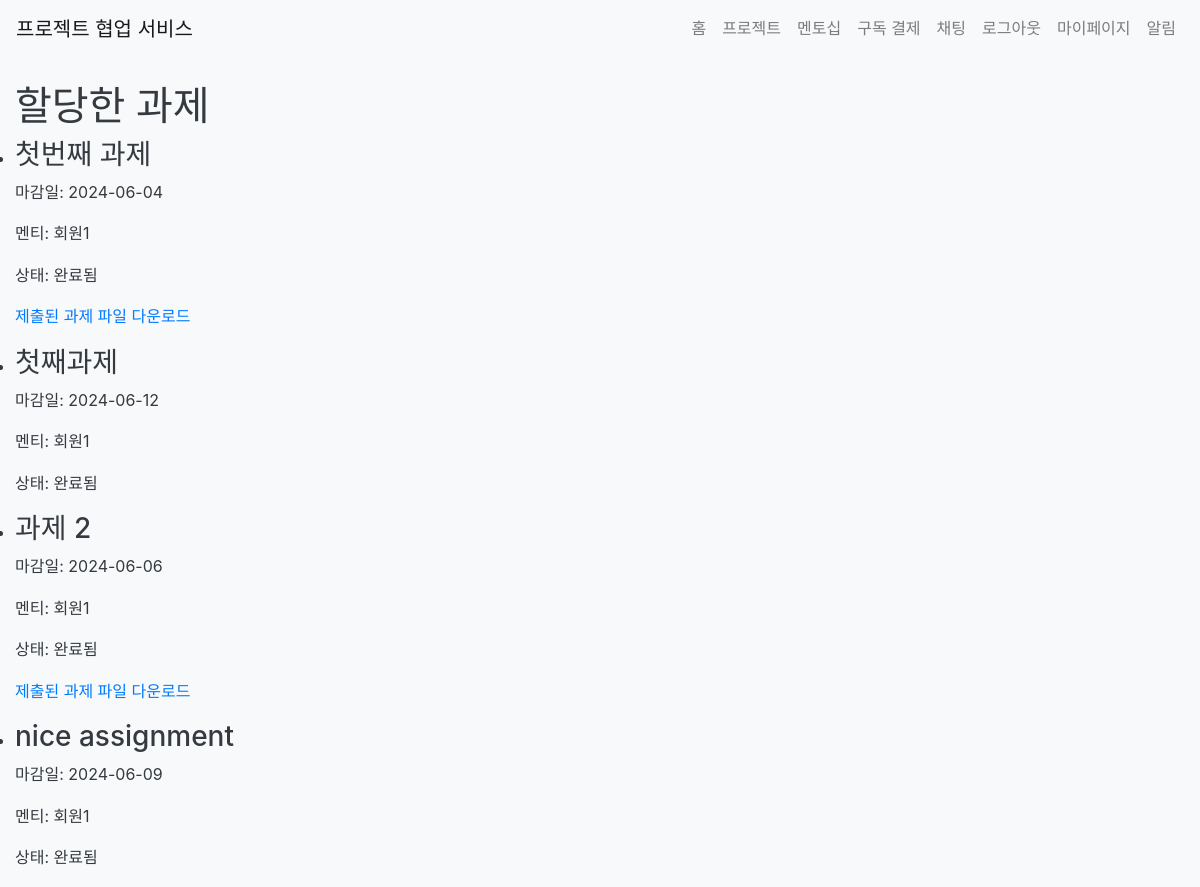
Page /mentorship/assigned_tasks (signed in) on the committed database.
### app/models.py (models this page shows)
class Assignment(db.Model):
    id = db.Column(db.Integer, primary_key=True)
    mentor_id = db.Column(db.Integer, db.ForeignKey('user.id'), nullable=False)
    mentee_id = db.Column(db.Integer, db.ForeignKey('user.id'), nullable=False)
    title = db.Column(db.String(100), nullable=False)
    description = db.Column(db.Text, nullable=False)
    deadline = db.Column(db.DateTime, nullable=False)
    completed = db.Column(db.Boolean, default=False)
    mentor = db.relationship('User', foreign_keys=[mentor_id], backref=db.backref('given_assignments', lazy=True))
    mentee = db.relationship('User', foreign_keys=[mentee_id], backref=db.backref('received_assignments', lazy=True))
    file = db.Column(db.String(255), nullable = True)
    def is_past_due(self):
        return datetime.now(timezone.utc) > self.deadline.replace(tzinfo = timezone.utc)
    def is_completed(self):
        return self.completed or self.is_past_due()

class User(UserMixin, db.Model):
    id = db.Column(db.Integer, primary_key=True)
    name = db.Column(db.String(100), nullable=False)
    email = db.Column(db.String(120), unique=True, nullable=False)
    password = db.Column(db.String(255), nullable=False)
    bio = db.Column(db.Text)
    chat_rooms = db.relationship('ChatRoom', secondary='chat_room_participant', back_populates='participants')
    chat_room_participants = db.relationship('ChatRoomParticipant', back_populates='user')
    notifications = db.relationship('Notification', back_populates='user', lazy=True)
    projects = db.relationship('Project', secondary='project_participant', back_populates='participants')
    subscription = db.relationship('Subscription', back_populates='subscriber', uselist=False)
    created_projects = db.relationship('Project', back_populates='client', lazy=True, foreign_keys='Project.client_id')
    mentees = db.relationship('User',
                              secondary=mentorship_mentor,
                              primaryjoin=(mentorship_mentor.c.mentor_id == id),
                              secondaryjoin=(mentorship_mentor.c.mentee_id == id),
                              backref=db.backref('mentors', lazy='dynamic'),
                              lazy='dynamic')
    pending_mentees = db.relationship('User',
                                    secondary=mentorship_mentee,
                                    primaryjoin=(mentorship_mentee.c.mentor_id == id),
                                    secondaryjoin=(mentorship_mentee.c.mentee_id == id),
                                    backref=db.backref('pending_mentors', lazy='dynamic'),
                                    lazy='dynamic')
    project_participants = db.relationship('ProjectParticipant', back_populates='user', lazy=True)
    is_admin = db.Column(db.Boolean, default=False)

### app/views/mentorship.py (the view)
@bp.route('/assigned_tasks')
@login_required
def assigned_tasks():
    tasks = current_user.given_assignments
    return render_template('mentorship/assigned_tasks.html', tasks=tasks)

### app/__init__.py (called while the page is built)
@login_manager.user_loader
def load_user(user_id):
    if user_id is not None:
        return User.query.get(int(user_id))
    return None

### app/templates/mentorship/assigned_tasks.html
{% extends "base.html" %}
{% block extra_css %}
    <link rel="stylesheet" href="{{ url_for('static', filename='css/components/cards.css') }}">
    <link rel="stylesheet" href="{{ url_for('static', filename='css/pages/mentorship.css') }}">
{% endblock %}
{% block content %}
<h1>할당한 과제</h1>
<ul>
  {% for task in tasks %}
  <li>
    <h3>{{ task.title }}</h3>
    <p>마감일: {{ task.deadline.strftime('%Y-%m-%d') }}</p>
    <p>멘티: {{ task.mentee.name }}</p>
    <p>상태: {% if task.is_completed() %}완료됨{% else %}진행 중{% endif %}</p>
    {% if task.completed %}
      {% if task.file %}
      <p><a href="{{ url_for('mentorship.download_file', filename=task.file) }}">제출된 과제 파일 다운로드</a></p>
      {% else %}
      <p><button class="btn btn-secondary" disabled>제출된 과제 파일 없음</button></p>
      {% endif %}
    {% endif %}
  </li>
  {% endfor %}
</ul>
{% endblock %}

### app/static/css/main.css (style rules this page uses)
:root { --primary-color: #007bff; --secondary-color: #6c757d; --success-color: #28a745; --danger-color: #dc3545; --warning-color: #ffc107; --info-color: #17a2b8; --light-color: #f8f9fa; --dark-color: #343a40; --font-family-sans-serif: -apple-system, BlinkMacSystemFont, "Segoe UI", Roboto, "Helvetica Neue", Arial, sans-serif; --font-family-monospace: SFMono-Regular, Menlo, Monaco, Consolas, "Liberation Mono", "Courier New", monospace; }
* { margin: 0; padding: 0; box-sizing: border-box; }
body { font-family: var(--font-family-sans-serif); line-height: 1.6; color: var(--dark-color); background-color: var(--light-color); }
a { color: var(--primary-color); text-decoration: none; }

### rows in the picture
Assignment: title "첫번째 과제", deadline "2024-06-04", mentee.name "회원1", completed "완료됨"
Assignment: title "첫째과제", deadline "2024-06-12", mentee.name "회원1", completed "완료됨"
Assignment: title "과제 2", deadline "2024-06-06", mentee.name "회원1", completed "완료됨"
Assignment: title "nice assignment", deadline "2024-06-09", mentee.name "회원1", completed "완료됨"
